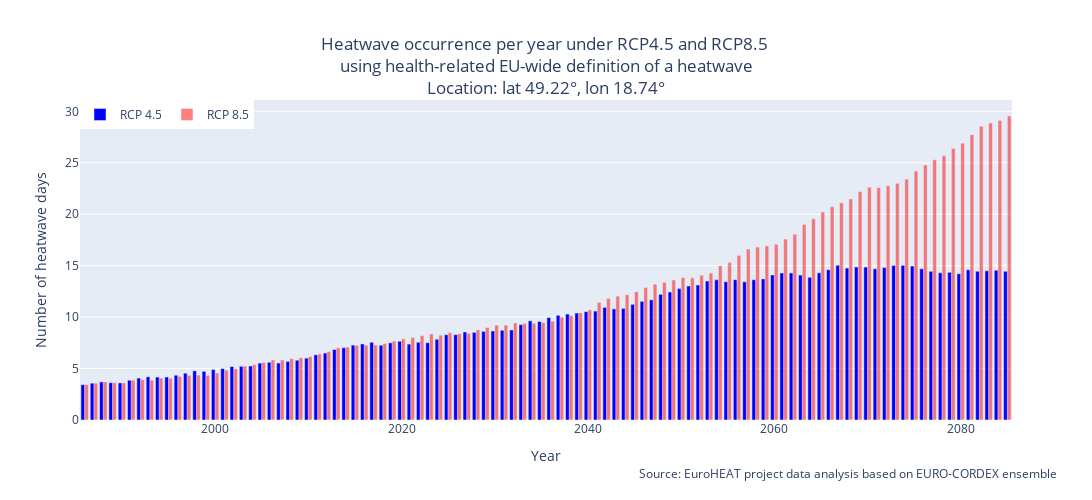

Notebook code cell kept with this figure:
### Markdown cell above
### Plot results for heatwave data defined based on EU-wide health-related thresholds

### Code cell
b = hwd45h
t = hwd85h

# Define years
year = list(range(1986, 2086))

# Create figure
fig = go.Figure()
# Add bar trace for 'b'
fig.add_trace(go.Bar(x=year, y=b, name='RCP 4.5', marker_color='blue'))
# Add bar trace for 't'
fig.add_trace(go.Bar(x=year, y=t, name='RCP 8.5', opacity=0.5, marker_color='red'))

# Add information on source data
fig.add_annotation(xref='paper',yref='paper', y=-0.2,x=1.05, showarrow=False,
            text=f'Source: EuroHEAT project data analysis based on EURO-CORDEX ensemble')

# Update layout
fig.update_layout(
    title={'text':f'Heatwave occurrence per year under RCP4.5 and RCP8.5 <br>using health-related EU-wide definition of a heatwave<br>Location: lat {lat:.02f}\u00B0, lon {lon:.02f}\u00B0','x':0.5,'xanchor': 'center'},
    xaxis_title='Year',
    yaxis_title='Number of heatwave days',
    legend=dict(x=0, y=1, traceorder='normal', orientation='h'),
    width=1100,
    height=500
)
fig.show()
